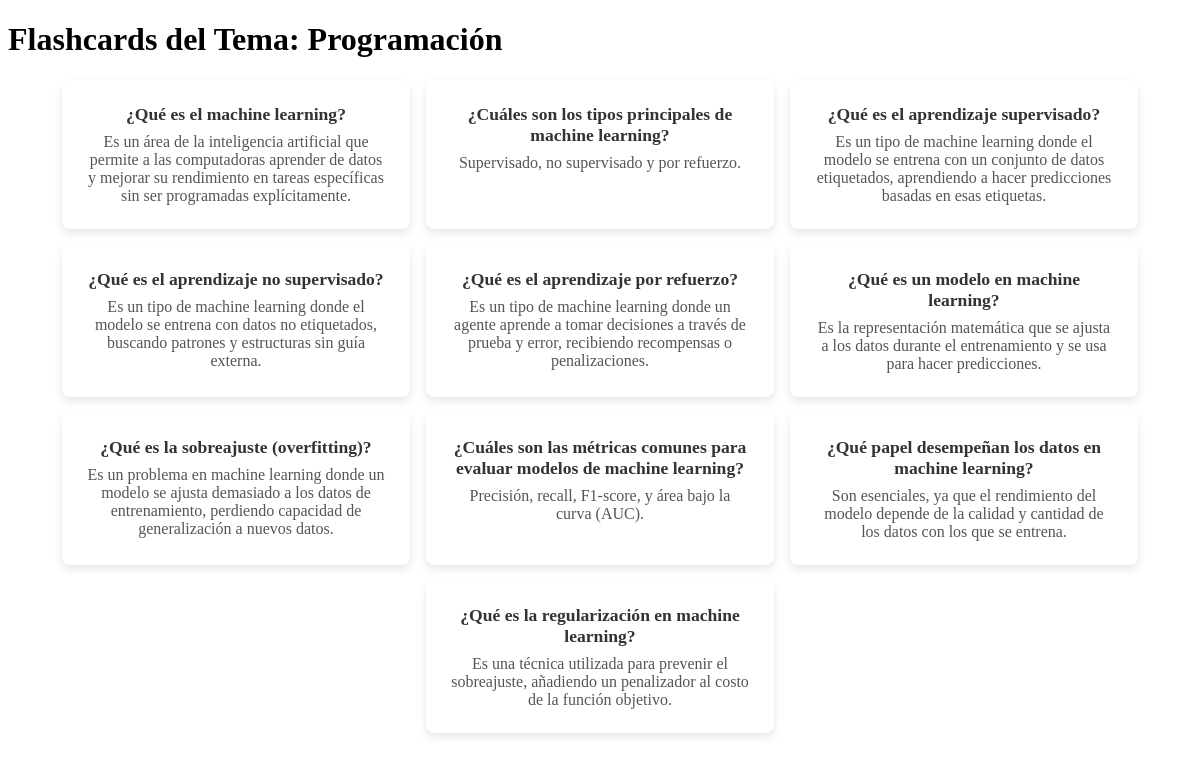
The page /history/Programación (signed in) on the database its author committed.
### models.py (models this page shows)
class FlashCard(db.Model):
    id = db.Column(db.Integer, primary_key=True)
    topic = db.Column(db.String(120), nullable=False)
    question = db.Column(db.Text, nullable=False)
    answer = db.Column(db.Text, nullable=False)
    user_id = db.Column(db.Integer, db.ForeignKey('user.id'), nullable=False)

### app.py (the view)
    @app.route('/history/<topic>')
    def history(topic):
        user_id = session.get('user_id')
        flashcards = FlashCard.query.filter_by(user_id=user_id, topic=topic).all()
        return render_template('history.html', topic=topic, flashcards=flashcards)

### templates/history.html (shortened to what this page needs)
<!DOCTYPE html>
<html lang="es">
<head>
</head>
<body>
<h1>Flashcards del Tema: {{ topic }}</h1>
<div class="card-container">
    {% for flashcard in flashcards %}
        <div class="card">
            <div class="card-question">{{ flashcard.question }}</div>
            <div class="card-answer">{{ flashcard.answer }}</div>
        </div>
    {% endfor %}
</div>
</body>
</html>

### templates/history.html (style rules this page uses)
.card-container { display: flex; flex-wrap: wrap; gap: 1rem; justify-content: center; }
.card { width: 300px; background-color: #ffffff; padding: 1.5rem; border-radius: 8px; box-shadow: 0 4px 8px rgba(0, 0, 0, 0.1); text-align: center; }
.card-question { font-weight: bold; font-size: 1.1rem; color: #333333; margin-bottom: 0.5rem; }
.card-answer { font-size: 1rem; color: #555555; }

### rows shown on the page
FlashCard: question "¿Qué es el machine learning?", answer "Es un área de la inteligencia artificial que permite a las computadoras aprender de datos y mejorar su rendimiento en tareas específicas sin ser programadas explícitamente."
FlashCard: question "¿Cuáles son los tipos principales de machine learning?", answer "Supervisado, no supervisado y por refuerzo."
FlashCard: question "¿Qué es el aprendizaje supervisado?", answer "Es un tipo de machine learning donde el modelo se entrena con un conjunto de datos etiquetados, aprendiendo a hacer predicciones basadas en esas etiquetas."
FlashCard: question "¿Qué es el aprendizaje no supervisado?", answer "Es un tipo de machine learning donde el modelo se entrena con datos no etiquetados, buscando patrones y estructuras sin guía externa."
FlashCard: question "¿Qué es el aprendizaje por refuerzo?", answer "Es un tipo de machine learning donde un agente aprende a tomar decisiones a través de prueba y error, recibiendo recompensas o penalizaciones."
FlashCard: question "¿Qué es un modelo en machine learning?", answer "Es la representación matemática que se ajusta a los datos durante el entrenamiento y se usa para hacer predicciones."
FlashCard: question "¿Qué es la sobreajuste (overfitting)?", answer "Es un problema en machine learning donde un modelo se ajusta demasiado a los datos de entrenamiento, perdiendo capacidad de generalización a nuevos datos."
FlashCard: question "¿Cuáles son las métricas comunes para evaluar modelos de machine learning?", answer "Precisión, recall, F1-score, y área bajo la curva (AUC)."
FlashCard: question "¿Qué papel desempeñan los datos en machine learning?", answer "Son esenciales, ya que el rendimiento del modelo depende de la calidad y cantidad de los datos con los que se entrena."
FlashCard: question "¿Qué es la regularización en machine learning?", answer "Es una técnica utilizada para prevenir el sobreajuste, añadiendo un penalizador al costo de la función objetivo."

### other values the page prints
{{ topic }} "Programación"
